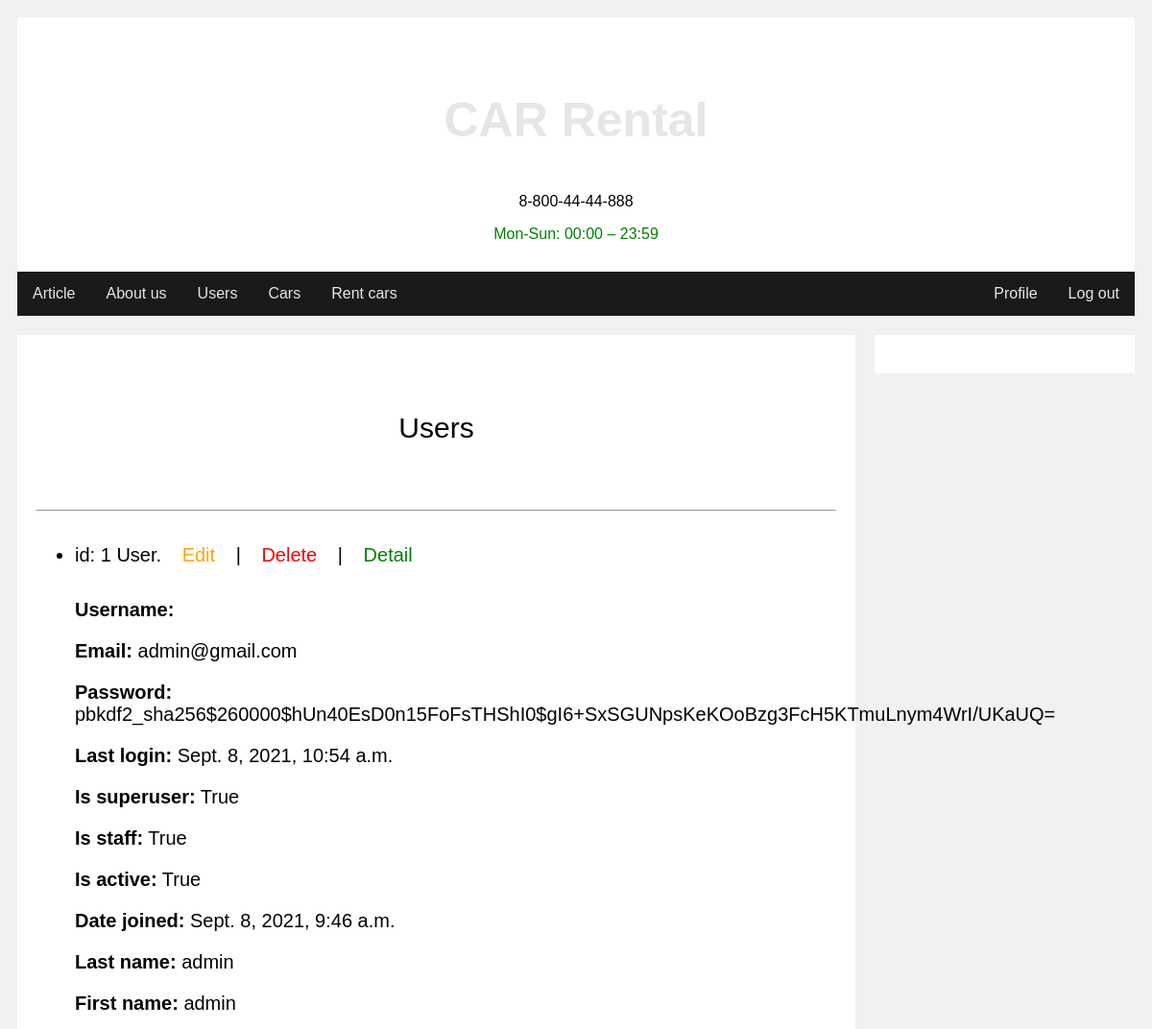
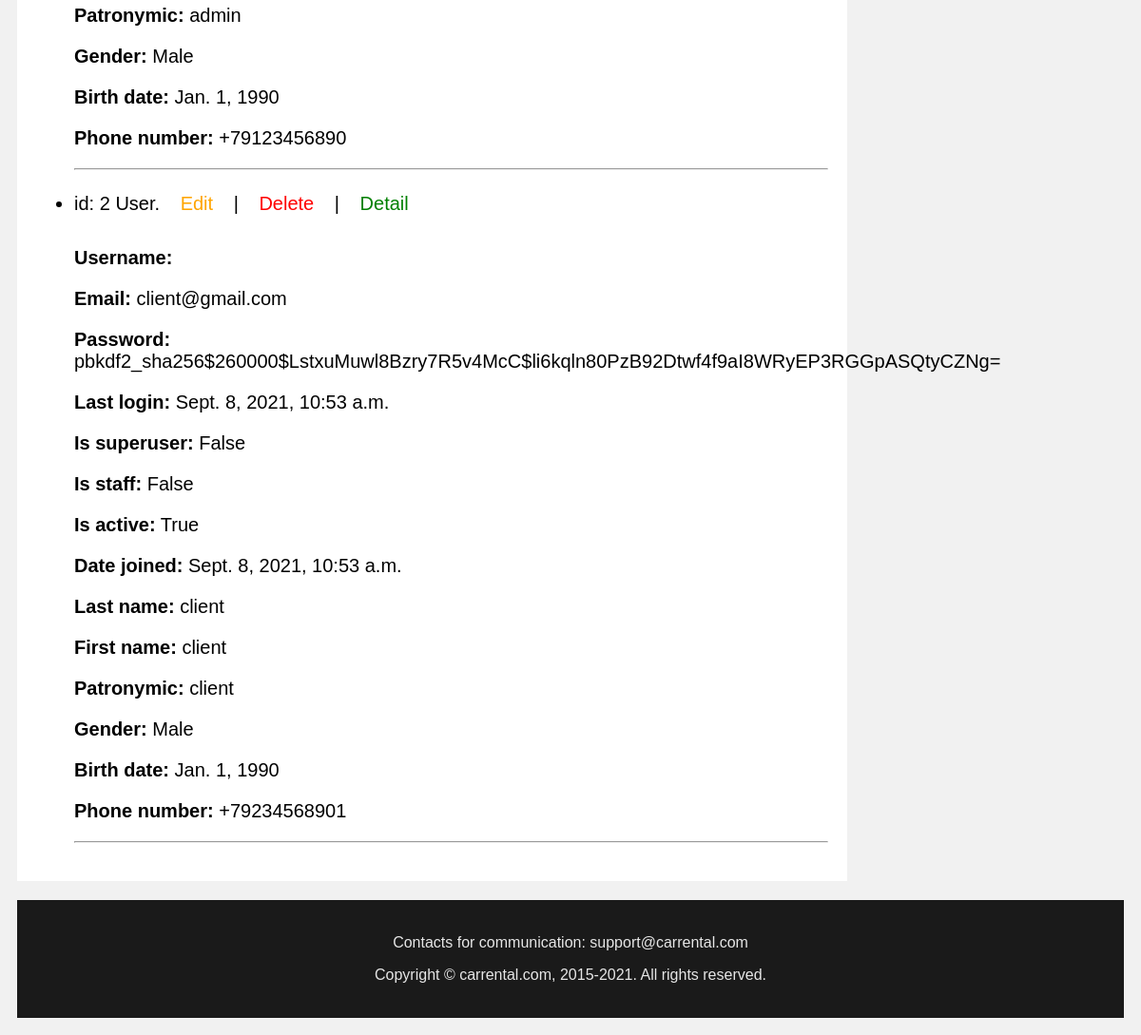
/attach/user/list/, run on the app's committed database (2 pictures, top to bottom).
### b_user/models.py (models this page shows, shortened)
class User(AbstractUser):
    id = models.BigAutoField(
        auto_created=True,
        primary_key=True,
        serialize=False,
        verbose_name='ID',
        db_column='id'
    )
    username = models.CharField(
        error_messages={'unique': 'A user with that username already exists.'},
        help_text='Required. 150 characters or fewer. Letters, digits and @/./+/-/_ only.',
        max_length=150,
        unique=True,
        validators=[UnicodeUsernameValidator()],
        verbose_name='username'
    )
    email = models.EmailField(
        unique=True,
        verbose_name='Email',
        db_column='email'
    )
    password = models.CharField(
        max_length=128,
        validators=[MinLengthValidator(4)],
        verbose_name='Password',
        db_column='password'
    )
    last_login = models.DateTimeField(
        blank=True,
        null=True,
        verbose_name='last login'
    )
    is_superuser = models.BooleanField(
        default=False,
        help_text='Designates that this user has all permissions without explicitly assigning them.',
        verbose_name='superuser status'
    )
    is_staff = models.BooleanField(
        default=False,
        help_text='Designates whether the user can log into this admin site.',
        verbose_name='staff status'
    )
    is_active = models.BooleanField(
        default=True,
        help_text='Designates whether this user should be treated as active. Unselect this instead of deleting accounts.',
        verbose_name='active'
    )
    date_joined = models.DateTimeField(
        default=timezone.now,
        verbose_name='date joined',
        db_column='date_joined'
    )
    ALPHA = RegexValidator(r'^[a-zA-Zа-яА-Я]*$', 'Only alpha characters are allowed.')
    last_name = models.CharField(
        max_length=60,
        validators=[ALPHA],
        verbose_name='Last name',
        db_column='last_name'
    )
    first_name = models.CharField(
        max_length=60,
        validators=[ALPHA],
        verbose_name='First name',
        db_column='first_name'
    )
    patronymic = models.CharField(
        max_length=60,
        validators=[ALPHA],
        null=True,
        blank=True,
        verbose_name='Patronymic',
        db_column='patronymic'
    )
    date_of_birth = models.DateField(
        verbose_name='Date of birth',
        db_column='date_of_birth'
    )
    GENDER = [
        ('Male', 'Male'),
        ('Female', 'Female'),
        ('Other', 'Other'),
    ]
    gender = models.CharField(
        max_length=7,
        choices=GENDER,
        verbose_name='Gender',
        db_column='gender'
    )
    NUMERIC = RegexValidator(r'^[0-9+]*$', 'Only numeric characters are allowed.')
    phone_number = models.CharField(
        max_length=12,
        validators=[MinLengthValidator(12), NUMERIC],
        unique=True,
        verbose_name='Phone number',
        db_column='phone_number'
    )
    class Meta:
        verbose_name = 'user'
        verbose_name_plural = 'Users'
        db_table = 'users'

### b_user/views.py (the view)
# urls.py: path('attach/user/list/', SuperUserListView.as_view(), name='user_list'),
class SuperUserListView(ListView):
    model = User
    template_name = 'b_user/list_view/super_user_list.html'

### templates/b_user/list_view/super_user_list.html
{% extends 'website/base_site_1.html' %} {% load static %} {% load crispy_forms_tags %} {% block title %} Users {% endblock title %} {% block left_main %}
<div>
    <div class='header'>
        <p style="font-size: 30px">Users</p>
    </div>
    <hr />
    <ul style="font-size: 20px">
        {% for object in object_list %}
        <li>id: {{ object.id }} User.
            <a href="/attach/user/{{ object.id }}/update/" style="color: orange">Edit</a> | <a href="/attach/user/{{ object.id }}/delete/" style="color: red">Delete</a> | <a href="/attach/user/{{ object.id }}/detail/" style="color: green">Detail</a>
            <p><strong>Username:</strong> {{ user.username }}</p>
            <p><strong>Email:</strong> {{ object.email }}</p>
            <p><strong>Password:</strong> {{ object.password }}</p>
            <p><strong>Last login:</strong> {{ object.last_login }}</p>
            <p><strong>Is superuser:</strong> {{ object.is_superuser }}</p>
            <p><strong>Is staff:</strong> {{ object.is_staff }}</p>
            <p><strong>Is active:</strong> {{ object.is_active }}</p>
            <p><strong>Date joined:</strong> {{ object.date_joined }}</p>
            <p><strong>Last name:</strong> {{ object.last_name }}</p>
            <p><strong>First name:</strong> {{ object.first_name }}</p>
            <p><strong>Patronymic:</strong> {{ object.patronymic }}</p>
            <p><strong>Gender:</strong> {{ object.gender }}</p>
            <p><strong>Birth date:</strong> {{ object.date_of_birth }}</p>
            <p><strong>Phone number:</strong> {{ object.phone_number }}</p>
        </li>
        <hr />
        {% empty %}
        <li>No users yet.</li>
        {% endfor %}
    </ul>
</div>
{% endblock left_main %} {% block right_main %} {% endblock right_main %}

### templates/website/base_site_1.html (style rules this page uses)
* { box-sizing: border-box; }
body { font-family: Arial; padding: 10px; background: #f1f1f1; }
.header { padding: 30px; text-align: center; background: white; }
a, .dropbtn { display: inline-block; color: #e6e6e6; text-align: center; padding: 14px 16px; text-decoration: none; }

### data on the page
User: id "1", email "admin@gmail.com", password "pbkdf2_sha256$260000$hUn40EsD0n15FoFsTHShI0$gI6+SxSGUNpsKeKOoBzg3FcH5KTmuLnym4WrI/UKaUQ=", last_login "Sept. 8, 2021, 10:54 a.m.", is_superuser "True", is_staff "True", is_active "True", date_joined "Sept. 8, 2021, 9:46 a.m.", last_name "admin", first_name "admin", patronymic "admin", gender "Male", date_of_birth "Jan. 1, 1990", phone_number "+79123456890"
User: id "2", email "client@gmail.com", password "pbkdf2_sha256$260000$LstxuMuwl8Bzry7R5v4McC$li6kqln80PzB92Dtwf4f9aI8WRyEP3RGGpASQtyCZNg=", last_login "Sept. 8, 2021, 10:53 a.m.", is_superuser "False", is_staff "False", is_active "True", date_joined "Sept. 8, 2021, 10:53 a.m.", last_name "client", first_name "client", patronymic "client", gender "Male", date_of_birth "Jan. 1, 1990", phone_number "+79234568901"
